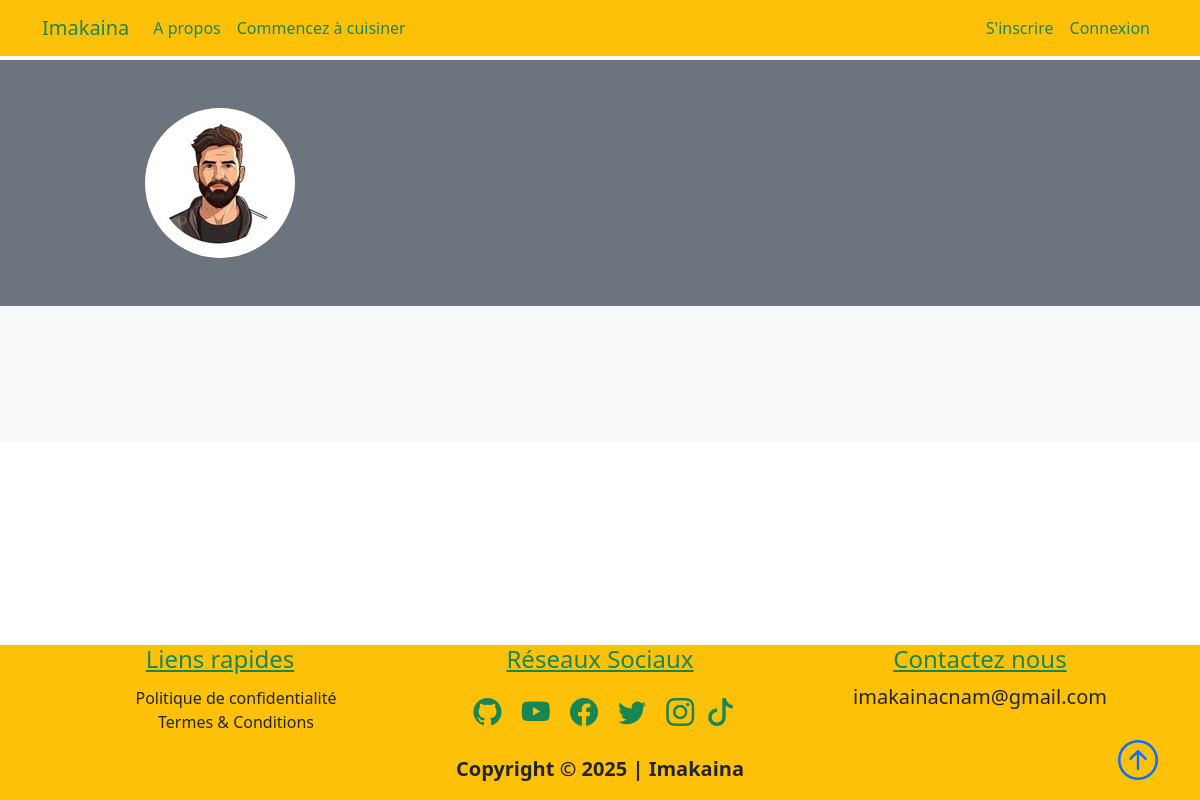
Page /author/rayane on the earlier database version.
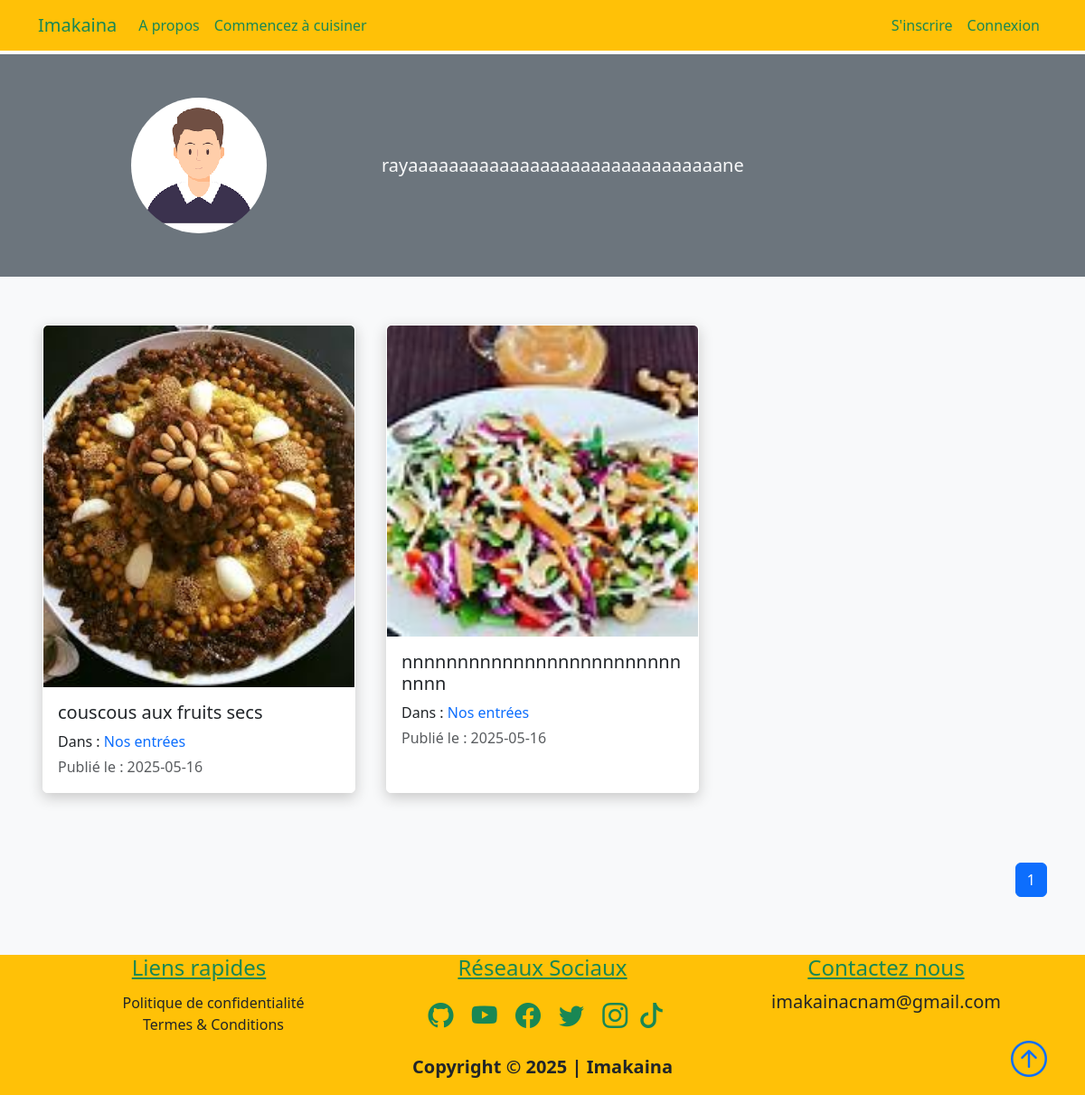
Same page on the later database version.
### projet/models.py (models this page shows, shortened)
class User(db.Model, UserMixin):
    id = db.Column(db.Integer, primary_key=True, autoincrement=True)
    fname = db.Column(db.String(25), nullable=False)
    lname = db.Column(db.String(25), nullable=False)
    username = db.Column(db.String(25), unique=True, nullable=False)
    email = db.Column(db.String(125), unique=True, nullable=False)
    image_file = db.Column(db.String(20), nullable=False, default="default.png")
    bio = db.Column(db.Text, nullable=True)
    password = db.Column(db.String(60), nullable=False)
    is_admin = db.Column(db.Boolean, default=False)
    recettes = db.relationship("Recette", backref="author", lazy=True)
    comments = db.relationship("Comment", backref="user", lazy=True)

class Recette(db.Model):
    id = db.Column(db.Integer, primary_key=True, autoincrement=True)
    title = db.Column(db.String(100), nullable=False)
    date_posted = db.Column(db.DateTime, nullable=False, default=datetime.utcnow)
    content = db.Column(db.Text, nullable=False)
    thumbnail = db.Column(db.String(20), nullable=False, default="default_thumbnail.jpg" )
    slug = db.Column(db.String(32), nullable=False)
    is_approved = db.Column(db.Boolean, default=False)
    user_id = db.Column(db.Integer, db.ForeignKey("user.id"), nullable=False)
    plat_id = db.Column(db.Integer, db.ForeignKey("plat.id"), nullable=False)

class Plat(db.Model):
    id = db.Column(db.Integer, primary_key=True, autoincrement=True)
    title = db.Column(db.String(50), unique=True, nullable=False)
    description = db.Column(db.String(150), nullable=False)
    icon = db.Column(db.String(20), nullable=False, default="default_icon.jpg")
    recettes = db.relationship("Recette", backref="plat_name", lazy=True)

### projet/users/routes.py (the view)
@users.route("/author/<string:username>", methods=["GET"])
def author(username):
    user = User.query.filter_by(username=username).first_or_404()
    page = request.args.get("page", 1, type=int)
    recettes = (
        Recette.query.filter_by(author=user)
        .order_by(Recette.date_posted.desc())
        .paginate(page=page, per_page=6)
    )
    return render_template("author.html", recettes=recettes, user=user)

### projet/templates/author.html
{% extends "layout.html" %}
{% block content %}
<div class="container-fluid bg-secondary py-5">
    <div class="container">
        <div class="row align-items-center">
            <div class="col-md-4 text-center mb-3 mb-md-0">
                <img class="rounded-circle img-fluid" src="{{ url_for('static', filename='user_pics/' + user.image_file) }}" alt="Photo de {{ user.username }}">
            </div>
            <div class="col-md-8">
                <span class="lead text-light">{{ user.bio }}</span>
            </div>
        </div>
    </div>
</div>
<section class="bg-light">
    <div class="container py-5">
        <div class="row">
            {% for recette in recettes.items %}
            <div class="col-sm-12 col-md-6 col-lg-4 pb-5 d-flex align-items-stretch">
                <div class="card recette w-100">
                    <img src="{{ url_for('static', filename='recette_thumbnails/' + recette.thumbnail) }}" class="card-img-top" alt="Image de la recette {{ recette.title }}">
                    <div class="card-body d-flex flex-column">
                        <h5 class="card-title">
                            <a class="text-decoration-none text-dark"
                               href="{{ url_for('recettes.recette', recette_slug=recette.slug, plat=recette.plat_name.title) }}">
                                {{ recette.title }}
                            </a>
                        </h5>
                        <p class="card-text mb-1">Dans :
                            <a href="{{ url_for('plats.plat', plat_title=recette.plat_name.title) }}"
                               class="link">
                                {{ recette.plat_name.title }}
                            </a>
                        </p>
                        <span class="text-muted">Publié le : {{ recette.date_posted.strftime('%Y-%m-%d') }}</span>
                    </div>
                </div>
            </div>
            {% endfor %}
        </div>
        <nav class="mt-4" aria-label="Pagination">
            <ul class="pagination justify-content-end">
                {% for page_num in recettes.iter_pages(left_edge=1, right_edge=1, left_current=1, right_current=2) %}
                    {% if page_num %}
                        {% if recettes.page == page_num %}
                        <li class="page-item active">
                            <a href="{{ url_for('users.author', username=user.username, page=page_num) }}" class="page-link">{{ page_num }}</a>
                        </li>
                        {% else %}
                        <li class="page-item">
                            <a href="{{ url_for('users.author', username=user.username, page=page_num) }}" class="page-link">{{ page_num }}</a>
                        </li>
                        {% endif %}
                    {% else %}
                        <li class="page-item disabled">
                            <span class="page-link">...</span>
                        </li>
                    {% endif %}
                {% endfor %}
            </ul>
        </nav>
    </div>
</section>
{% endblock content %}

Differences in the rows shown:
changed User: image_file: a different picture; bio (not shown) → "rayaaaaaaaaaaaaaaaaaaaaaaaaaaaaaaane"
added Recette: thumbnail (picture), title "couscous aux fruits secs", plat_name "Nos entrées", date_posted "2025-05-16"
added Recette: thumbnail (picture), title "nnnnnnnnnnnnnnnnnnnnnnnnnnnnn", plat_name "Nos entrées", date_posted "2025-05-16"
Other differences:
new list line: "1"
